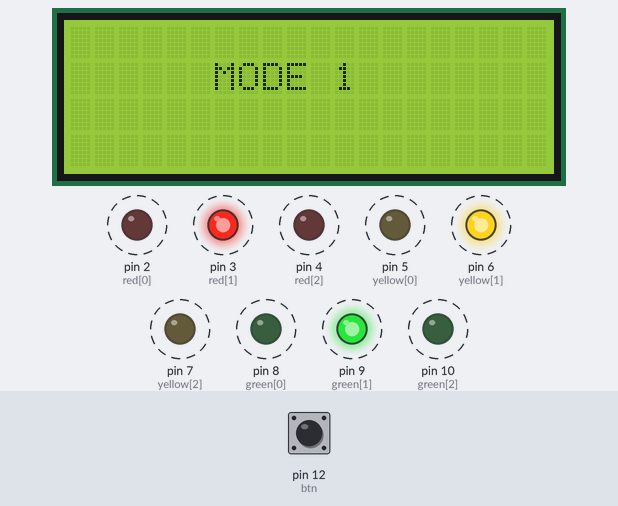
Simulated run of this sketch. Board: Arduino Uno, built with avr-gcc and run on an emulated ATmega328P. Parts: 20×4 character LCD, output pins drawn as LEDs (lit = HIGH). Dashed ring = blinking. Inputs (shaded band) come from the test bench; at power-on: pin 12 (btn) HIGH.

Above: at 1.25 s.
1.3 s: pin 12 (btn) pulled LOW for 0.15 s
At 1.42 s:
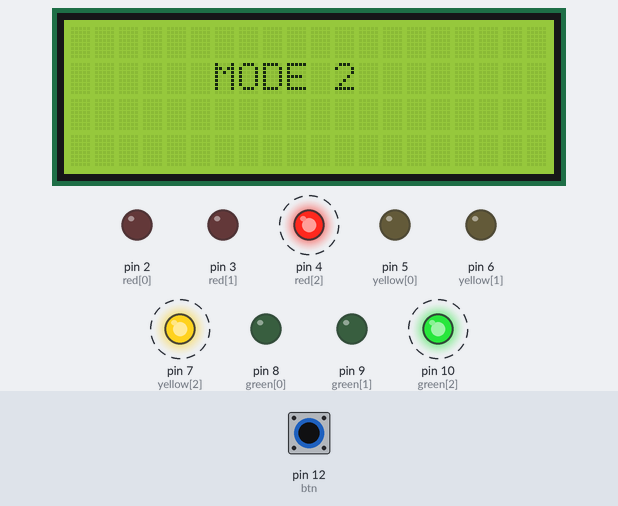
2.0 s: pin 12 (btn) pulled LOW for 1 s
At 2.17 s:
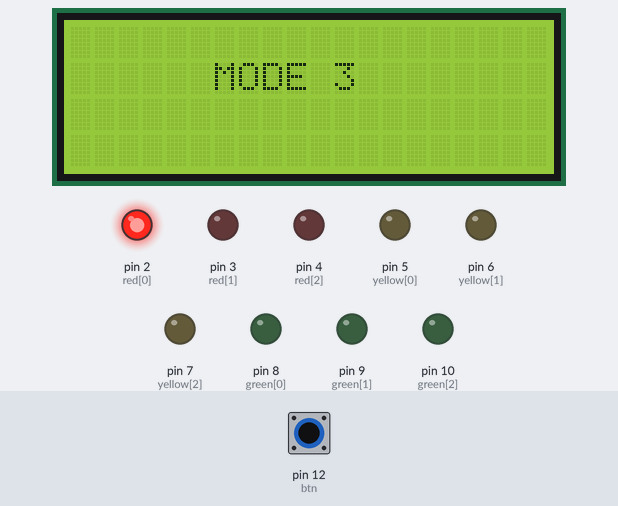
3.6 s: pin 12 (btn) pulled LOW for 0.15 s
At 4.28 s:
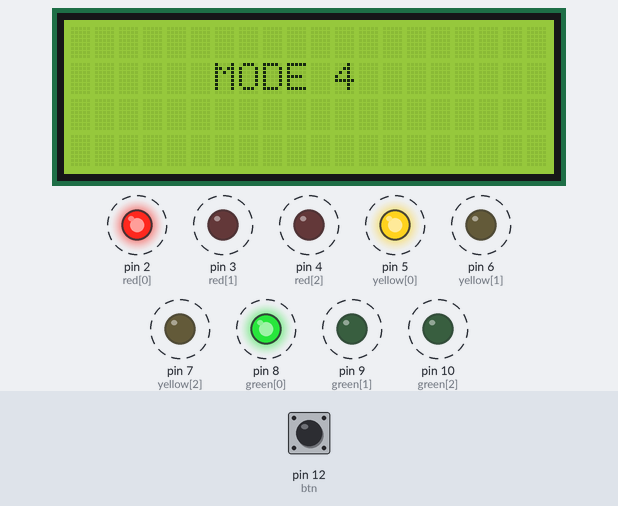
Timing chart, 0 to 10.3 s (numbered marks = the images above; inputs shaded):
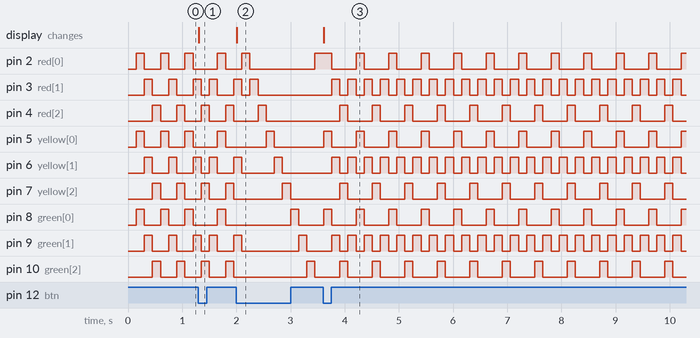

Measured:
- after the input at 1.3 s, the display: changes at once (image 1)
- after the input at 2.0 s, the display: changes at once (image 2)
- after the input at 3.6 s, pin 2 (red[0]): alternates HIGH for 0.15 s and LOW for 0.45 s, starting after 0.16 s; pin 3 (red[1]): alternates HIGH for 0.15 s and LOW for 0.15 s, starting after 0.16 s

The sketch:

LedDancing.ino
```cpp
#include <LiquidCrystal_I2C.h>

LiquidCrystal_I2C lcd(0x27, 20, 4);

// ===== LED PINS =====
int red[]    = {2, 3, 4};
int yellow[] = {5, 6, 7};
int green[]  = {8, 9, 10};

#define btn 12

// ===== VARIABLES =====
int mode = 0;
int lastMode = -1;

bool lastBtn = HIGH;
unsigned long lastTime = 0;
const int debounceDelay = 200;

int stepIndex = 0;   // animation step
unsigned long lastAnim = 0;
const int animDelay = 150;

// ===== FUNCTIONS =====
void allOff() {
  for (int i = 0; i < 3; i++) {
    digitalWrite(red[i], LOW);
    digitalWrite(yellow[i], LOW);
    digitalWrite(green[i], LOW);
  }
}

void updateLCD() {
  if (mode != lastMode) {
    lcd.clear();
    lcd.setCursor(6, 1);
    lcd.print("MODE ");
    lcd.print(mode + 1);
    lastMode = mode;
    stepIndex = 0;   // reset animation on mode change
  }
}

// ===== SETUP =====
void setup() {
  for (int i = 0; i < 3; i++) {
    pinMode(red[i], OUTPUT);
    pinMode(yellow[i], OUTPUT);
    pinMode(green[i], OUTPUT);
  }

  pinMode(btn, INPUT_PULLUP);

  lcd.init();
  lcd.backlight();
  lcd.clear();
}

// ===== LOOP =====
void loop() {
  // ----- Button -----
  bool btnState = digitalRead(btn);
  if (btnState == LOW && lastBtn == HIGH &&
      millis() - lastTime > debounceDelay) {
    mode++;
    if (mode > 3) mode = 0;
    lastTime = millis();
  }
  lastBtn = btnState;

  updateLCD();

  // ----- Animation timing -----
  if (millis() - lastAnim < animDelay) return;
  lastAnim = millis();

  allOff();

  // ===== LED DANCE MODES =====
  if (mode == 0) {
    // MODE 1: Left → Right
    digitalWrite(red[stepIndex], HIGH);
    digitalWrite(yellow[stepIndex], HIGH);
    digitalWrite(green[stepIndex], HIGH);
    stepIndex = (stepIndex + 1) % 3;
  }

  else if (mode == 1) {
    // MODE 2: Right → Left
    int idx = 2 - stepIndex;
    digitalWrite(red[idx], HIGH);
    digitalWrite(yellow[idx], HIGH);
    digitalWrite(green[idx], HIGH);
    stepIndex = (stepIndex + 1) % 3;
  }

  else if (mode == 2) {
    // MODE 3: Color chase
    if (stepIndex < 3) {
      digitalWrite(red[stepIndex], HIGH);
    } else if (stepIndex < 6) {
      digitalWrite(yellow[stepIndex - 3], HIGH);
    } else {
      digitalWrite(green[stepIndex - 6], HIGH);
    }
    stepIndex = (stepIndex + 1) % 9;
  }

  else if (mode == 3) {
    // MODE 4: Bounce
    static int dir = 1;
    digitalWrite(red[stepIndex], HIGH);
    digitalWrite(yellow[stepIndex], HIGH);
    digitalWrite(green[stepIndex], HIGH);

    stepIndex += dir;
    if (stepIndex == 2 || stepIndex == 0) dir = -dir;
  }
}
```
